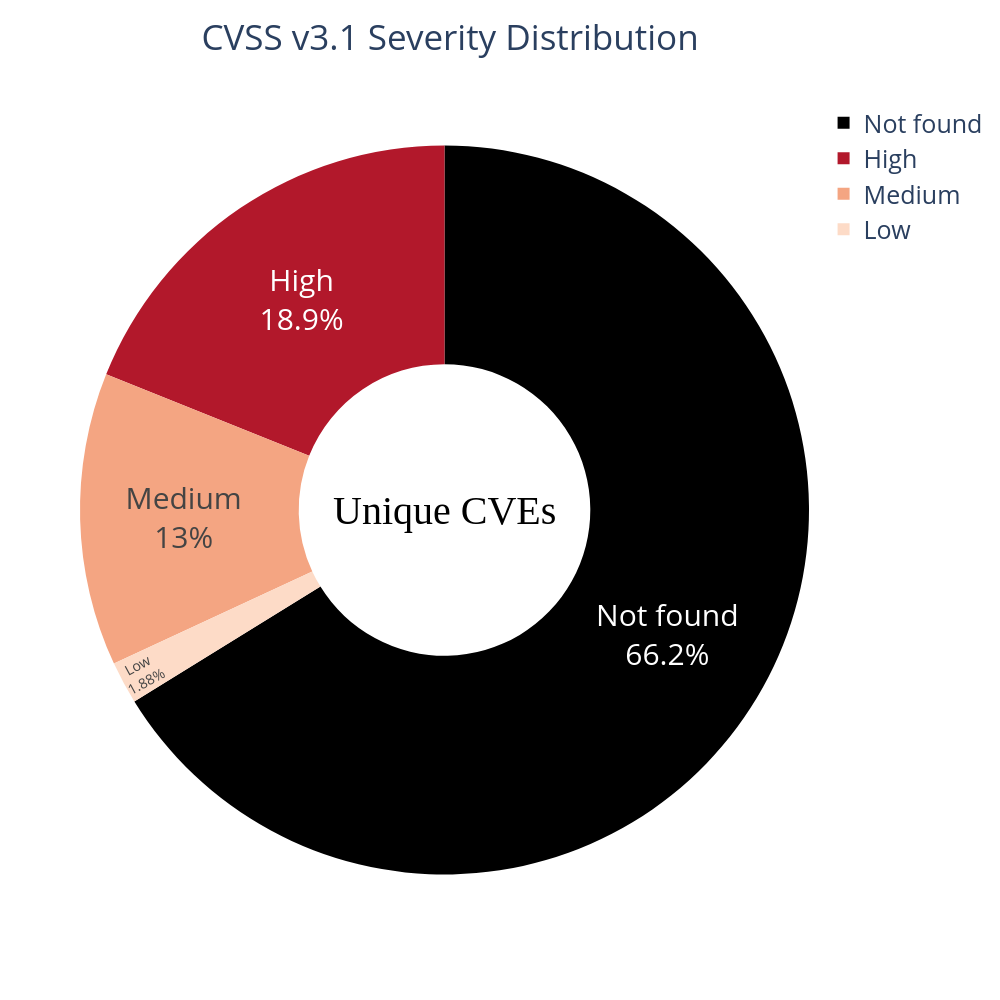

Notebook cell for this chart:
### Markdown cell above
#### Unique

### Code cell
counter_dict_v2 = dict(collections.Counter(cvss_severity_v3_unique))

df_v2 = pd.DataFrame({"class": [ str(a) for a in list(counter_dict_v2.keys())], "quantity": list(counter_dict_v2.values())})
df_v2["class"] = df_v2["class"].map(severity_map)

fig = px.pie(
    df_v2,
    names="class",
    values="quantity",
    color="class",
    hole = 0.4,
    color_discrete_map= {'Not found': 'black',
                         'Critical': 'rgb(103,0,31)',
                         'High': 'rgb(178,24,43)',
                         'Medium': 'rgb(244,165,130)',
                         'Low': 'rgb(253,219,199)',
                        },
#     color_discrete_sequence=px.colors.sequential.RdBu,
    title=f'CVSS v3.1 Severity Distribution'
)

fig.update_layout({'title':{'x':0.45}},
                   autosize=True,
                   width=1000,
                   height=1000,
                   font=dict(
#                         family="Courier New, monospace",
                        size=25,
#                         color="RebeccaPurple"
                   )
                 )

fig.update_traces(hoverinfo='label+percent+text',
                  textfont_size=30,
                   textinfo='label+percent+text')

fig.update_traces(textposition='inside')

fig.add_annotation(x= 0.5, y = 0.5,
                    text = f'Unique {cfg.TOPIC_SEARCH.upper()}s',
                    font = dict(size=40,family='Verdana', color='black'),
                    showarrow = False)

# fig.write_image(f"{IMG_PATH}/unique_CVSS_V2.png")
# fig.write_html(f"{IMG_PATH}/unique_CVSS_V2.html", auto_open=False)

### Figure 1 — Plotly figure (JSON) as saved in the notebook; plotly's stock layout.template omitted (floating-point values rounded to 4 significant figures)
{"data": [{"customdata": [["High"], ["Not found"], ["Medium"], ["Low"]], "domain": {"x": [0, 1], "y": [0, 1]}, "hole": 0.4, "hoverinfo": "label+percent+text", "hovertemplate": "class=%{customdata[0]}<br>quantity=%{value}<extra></extra>", "labels": ["High", "Not found", "Medium", "Low"], "legendgroup": "", "marker": {"colors": ["rgb(178,24,43)", "black", "rgb(244,165,130)", "rgb(253,219,199)"]}, "name": "", "showlegend": true, "textfont": {"size": 30}, "textinfo": "label+percent+text", "textposition": "inside", "type": "pie", "values": [443, 1549, 304, 44]}], "layout": {"annotations": [{"font": {"color": "black", "family": "Verdana", "size": 40}, "showarrow": false, "text": "Unique CVEs", "x": 0.5, "y": 0.5}], "autosize": true, "font": {"size": 25}, "height": 1000, "legend": {"tracegroupgap": 0}, "title": {"text": "CVSS v3.1 Severity Distribution", "x": 0.45}, "width": 1000}}
